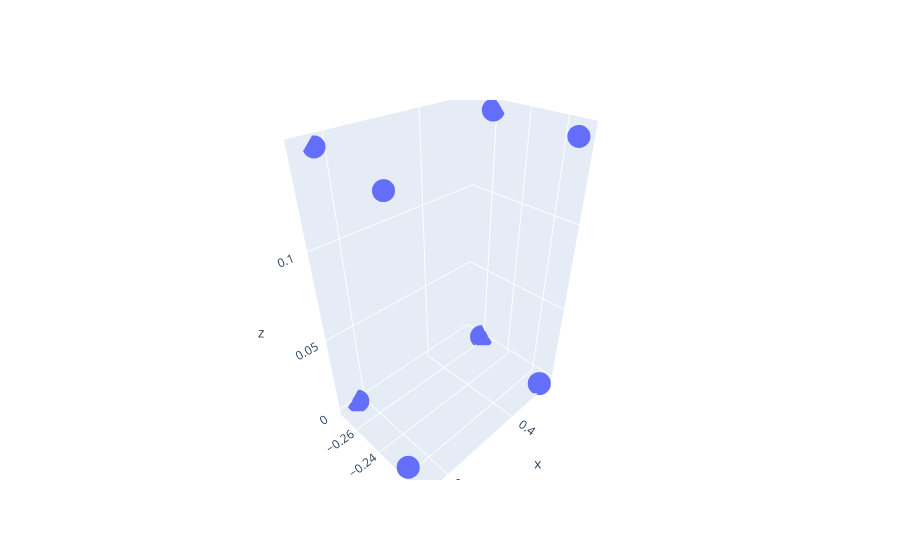
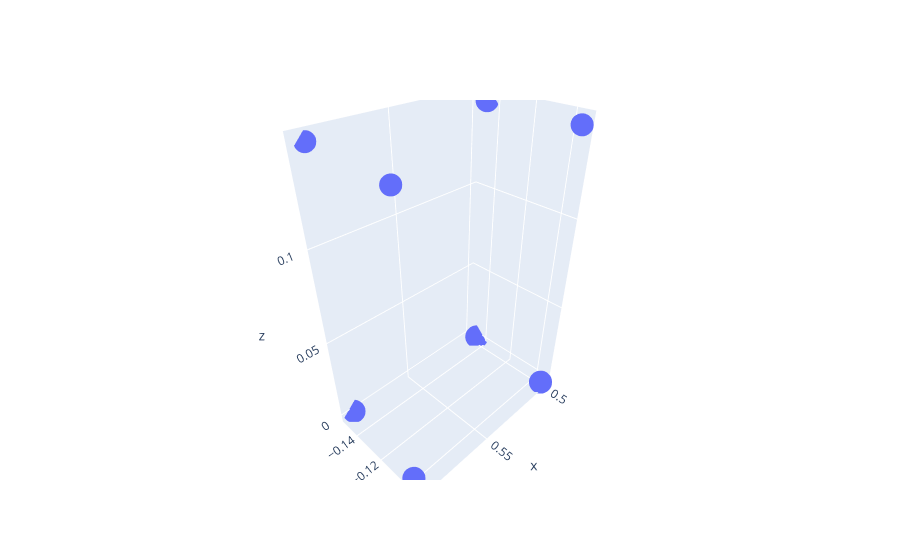
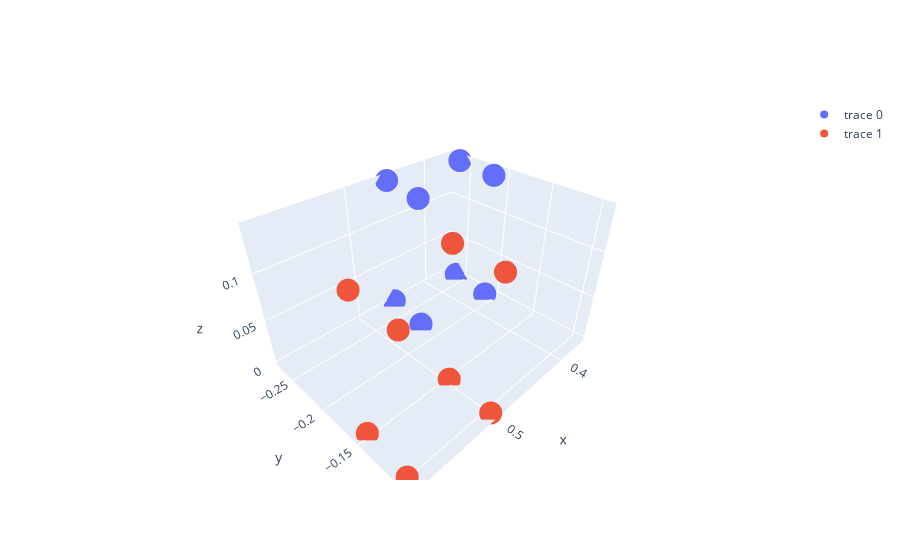

The notebook cell these images were saved under, in order:
### Markdown cell above
# Visualize keypoints

### Code cell
kp_fig_0 = go.Figure(data=go.Scatter3d(
        x=pull_data['keypoints_start'][:, 0],
        y=pull_data['keypoints_start'][:, 1],
        z=pull_data['keypoints_start'][:, 2],
        mode='markers'))

kp_fig_1 = go.Figure(data=go.Scatter3d(
        x=pull_data['keypoints_goal_corrected'][:, 0],
        y=pull_data['keypoints_goal_corrected'][:, 1],
        z=pull_data['keypoints_goal_corrected'][:, 2],
        mode='markers'))

# kp_fig_both = go.Figure(data=[
#     go.Scatter3d(
#         x=pull_data['keypoints_start'][:, 0],
#         y=pull_data['keypoints_start'][:, 1],
#         z=pull_data['keypoints_start'][:, 2],
#         mode='markers'), 
#     go.Scatter3d(
#         x=pull_data['keypoints_goal'][:, 0],
#         y=pull_data['keypoints_goal'][:, 1],
#         z=pull_data['keypoints_goal'][:, 2],
#         mode='markers')])
kp_fig_both = go.Figure(data=[
    go.Scatter3d(
        x=pull_data['keypoints_start'][:, 0],
        y=pull_data['keypoints_start'][:, 1],
        z=pull_data['keypoints_start'][:, 2],
        mode='markers'), 
    go.Scatter3d(
        x=keypoints_goal[:, 0],
        y=keypoints_goal[:, 1],
        z=keypoints_goal[:, 2],
        mode='markers')])

kp_fig_0.show()
kp_fig_1.show()
kp_fig_both.show()

### Figure 1 — Plotly figure (JSON) as saved in the notebook; plotly's stock layout.template omitted (floating-point values rounded to 4 significant figures)
{"data": [{"mode": "markers", "type": "scatter3d", "x": [0.4558, 0.463, 0.4558, 0.463, 0.3659, 0.373, 0.3659, 0.373], "y": [-0.2724, -0.2209, -0.2724, -0.2209, -0.2599, -0.2084, -0.2599, -0.2084], "z": [0, -2.776e-17, 0.1429, 0.1429, 0, -2.776e-17, 0.1429, 0.1429]}], "layout": {}}

### Figure 2 — Plotly figure (JSON) as saved in the notebook; plotly's stock layout.template omitted (floating-point values rounded to 4 significant figures)
{"data": [{"mode": "markers", "type": "scatter3d", "x": [0.5895, 0.5928, 0.5895, 0.5928, 0.4989, 0.5022, 0.4989, 0.5022], "y": [-0.1511, -0.09918, -0.1511, -0.09918, -0.1454, -0.09343, -0.1454, -0.09343], "z": [-0.0007145, -0.0007145, 0.1422, 0.1422, -0.0007145, -0.0007145, 0.1422, 0.1422]}], "layout": {}}

### Figure 3 — Plotly figure (JSON) as saved in the notebook; plotly's stock layout.template omitted (floating-point values rounded to 4 significant figures)
{"data": [{"mode": "markers", "type": "scatter3d", "x": [0.4558, 0.463, 0.4558, 0.463, 0.3659, 0.373, 0.3659, 0.373], "y": [-0.2724, -0.2209, -0.2724, -0.2209, -0.2599, -0.2084, -0.2599, -0.2084], "z": [0, -2.776e-17, 0.1429, 0.1429, 0, -2.776e-17, 0.1429, 0.1429]}, {"mode": "markers", "type": "scatter3d", "x": [0.5895, 0.5928, 0.5895, 0.5928, 0.4989, 0.5022, 0.4989, 0.5022], "y": [-0.1511, -0.09918, -0.1511, -0.09918, -0.1454, -0.09343, -0.1454, -0.09343], "z": [-0.0007145, -0.0007145, 0.1422, 0.1422, -0.0007145, -0.0007145, 0.1422, 0.1422]}], "layout": {}}
